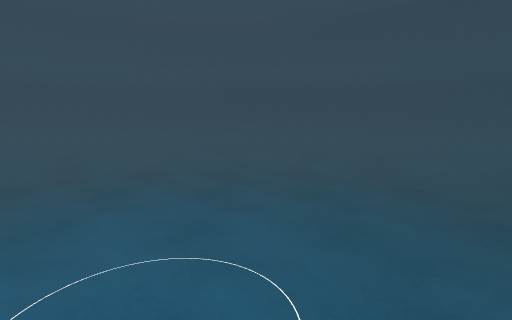
View 1 (above)

12 first-person views from a walk through a scene from a Unity 3-D project. The camera is 1.5 m above the floor, tilts 8° down and sees 80° across. The floor is counted in squares, 0.5 m on a side. Each view is taken from the middle of a square. On the plan, view 1 faces up. The plan holds only what a view shows up to about 20 squares ahead; the rest is blank. The player is left out. Some animated figures are not drawn.

View 2
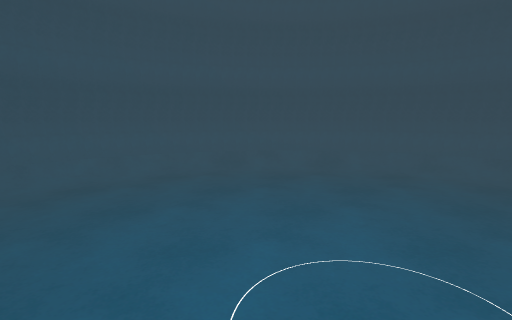

View 3
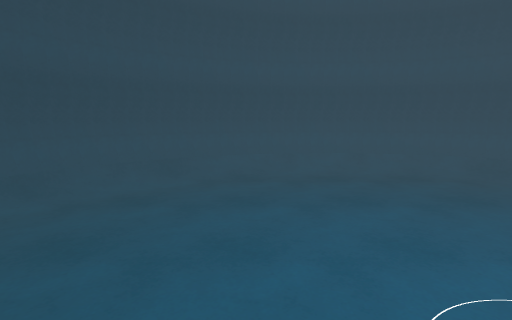

View 4
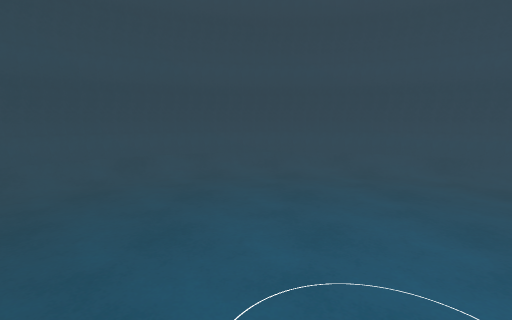

View 5
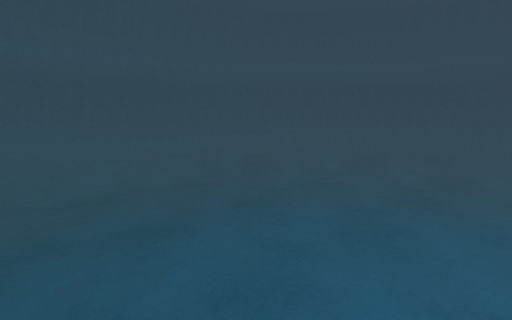

View 6
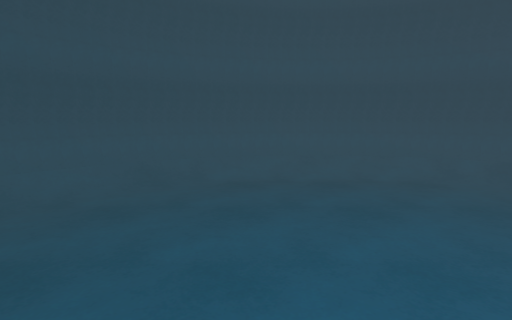

View 7
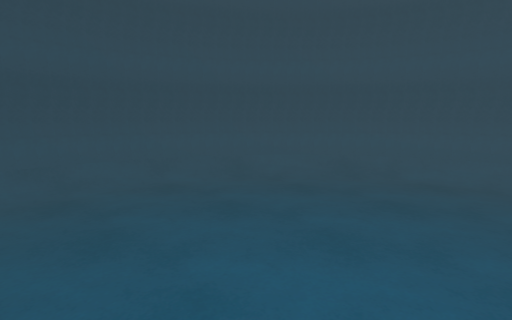

View 8
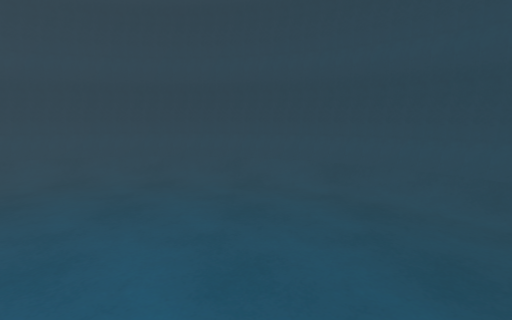

View 9
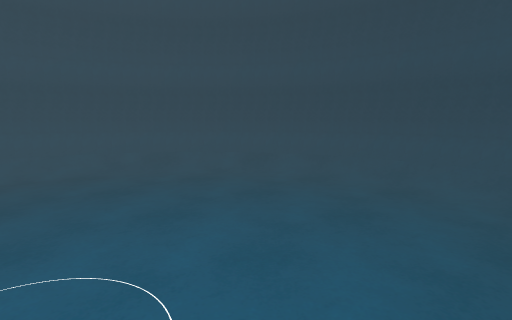

View 10
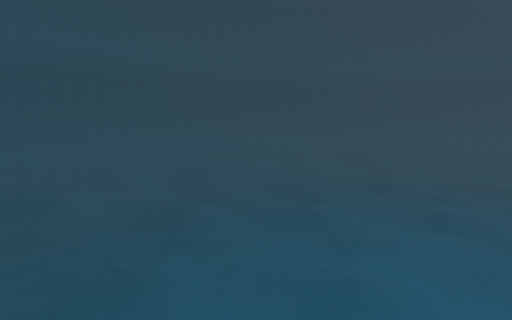

View 11
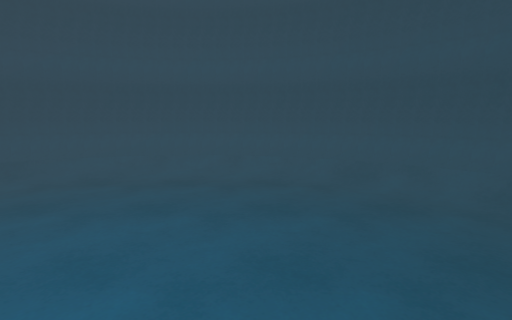

View 12
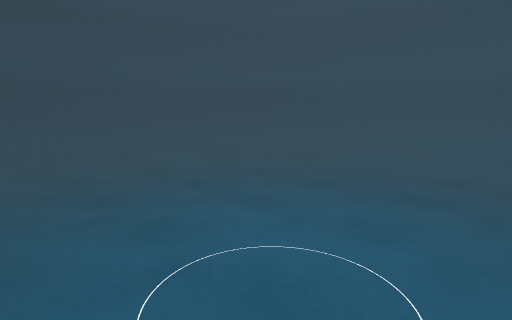

### Floor plan
Key: @ floor where view 1 was taken; # wall or solid block; . main floor; : floor 0.25 m higher than the main floor; / step, stairs or slope; = window, fence, low wall or low ledge; O other object.
Columns run from 17 left of view 1 to 14 right of it. Each row starts with its distance up from view 1.
 20            ##########
 19          ###==#OO#==###
 18        ###////:..:////###
 17      ###///..........///###
 16     ##= /............../ =##
 15    ##=/................../=##
 14    #=/..................../=#
 13   ##/....................../##
 12  ###/....................../###
 11  #=/......................../=#
 10 ## .......................... ##
  9 #=/........................../=#
  8 ##/........................../##
  7 #:............................:#
  6 #/............................/#
  5 #/............................/#
  4 #/............................/#
  3 #/............................/#
  2 #/............................/#
  1 #:............................:#
  0 ##/..............@.........../##
 -1 #=/........................../=#
 -2 ## .......................... ##
 -3  #=/......................../=#
 -4  ## /....................../###
 -5   ##/....................../##
 -6    #=/..................../=#
 -7    ##=/................../=##
 -8     ##= /............../ =##
 -9      ###///..........///###
-10        ###////:..:////###
-11          ###==#OO#==###
-12            ##########

Positions as (right, up) in squares from view 1, and headings:
1: (0, 0), facing up
2: (0, 0), facing up-left
3: (1, 0), facing left
4: (0, 7), facing down
5: (-1, 7), facing down-right
6: (-3, 7), facing right
7: (-4, 4), facing up-right
8: (-6, 5), facing down
9: (-6, 4), facing down-right
10: (-7, 3), facing up
11: (0, 7), facing left
12: (2, 7), facing down-left
